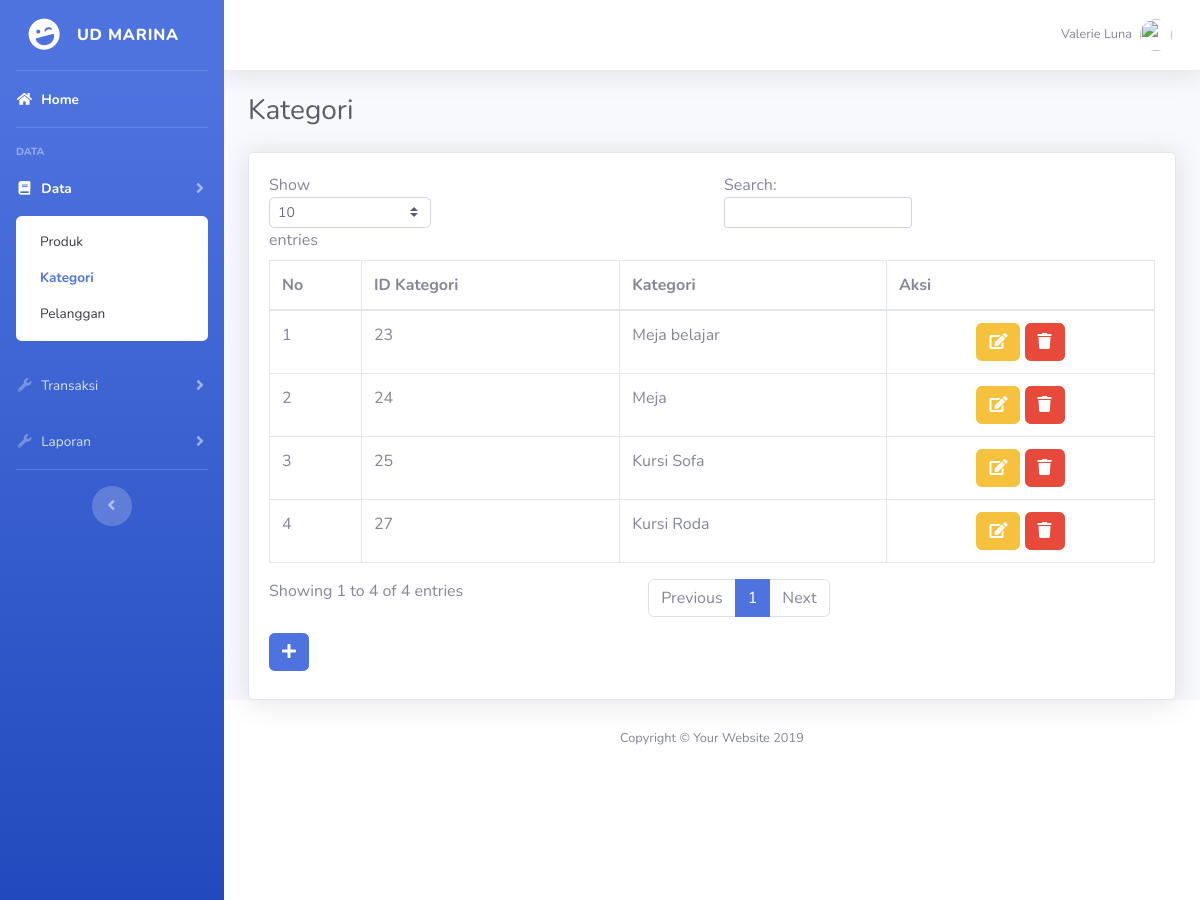
/admin/index.php?page=kategori, run on an earlier commit of the app's database.
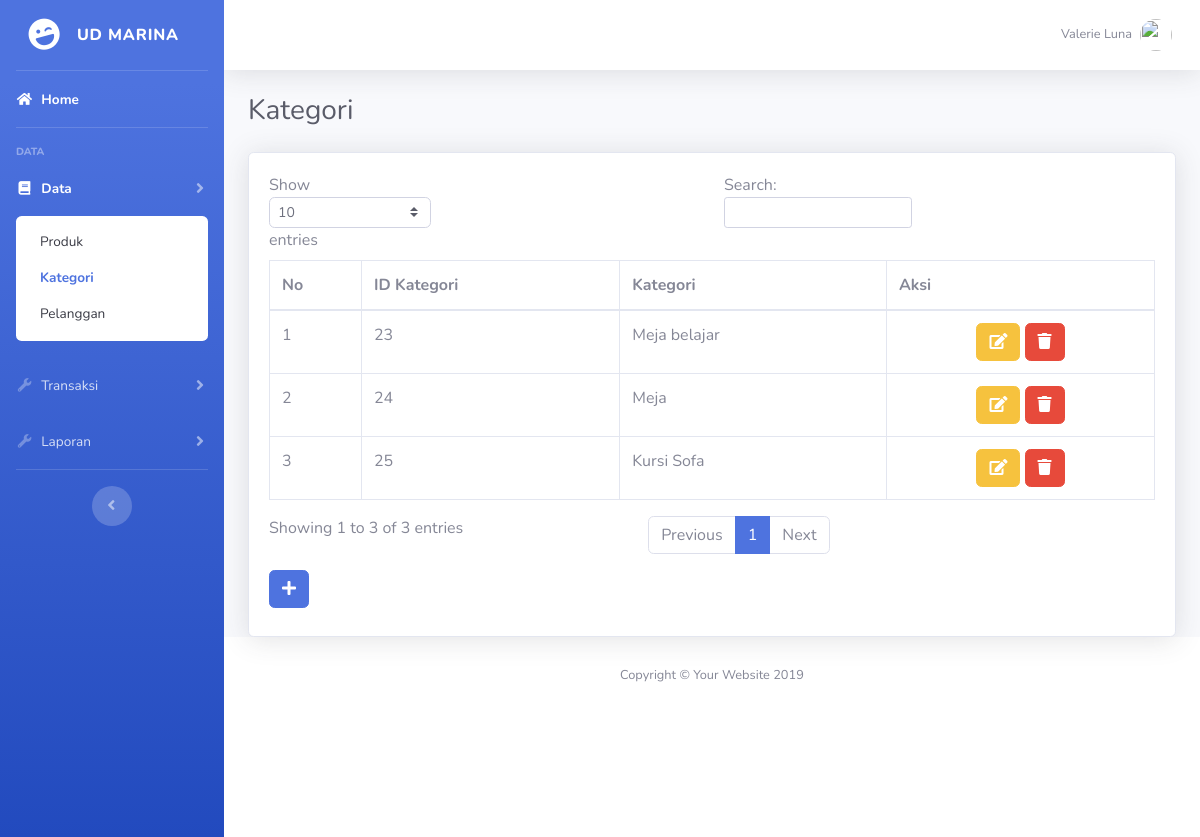
And on a later commit of the database.
### tables this page shows
CREATE TABLE IF NOT EXISTS `tbkategori` (
  `id` int(10) NOT NULL,
  `kategori` varchar(200) NOT NULL
);

### admin/page/kategori/kategori.php (the view, shortened to what this page needs)
<div class="row">
	<?php
	if($_GET['act']=='add' || $_GET['act']=='edit'){
		include "page/kategori/add_kategori.php";
	} else if($_GET['act']=='delete'){
		$id = $_GET['kat'];
		mysql_query("DELETE FROM tbkategori WHERE id='$id'");
		header("location:?page=kategori");
	} else {
	?>
	<div class="col-md-12">
		<div class="card shadow">
			<div class="card-body">
				<div class="table-responsive">
					<table class="table table-bordered" id="dataTable">
						<thead>
							<tr>
								<th>No</th>
								<th>ID Kategori</th>
								<th>Kategori</th>
								<th>Aksi</th>
							</tr>
						</thead>
						<tbody>
							<?php
							$sql = mysql_query("SELECT * FROM tbkategori ORDER BY id ASC");
							$no = 1;
							while($d = mysql_fetch_array($sql)){?>
								<tr>
									<td><?= $no++;?></td>
									<td><?= $d['id'];?></td>
									<td><?= ucfirst($d['kategori']);?></td>
									<td class="text-center"><a href="?page=kategori&act=edit&kat=<?= $d['id'];?>" class="btn btn-warning"><i class="fa fa-edit"></i></a> <a href="?page=kategori&act=delete&kat=<?= $d['id'];?>" class="btn btn-danger" onclick="return confirm('Anda yakin ingin menghapus kategori ini?')"><i class="fa fa-trash"></i></a></td>
								</tr>
							<?php } ?>
						</tbody>
					</table>
					<a href="?page=kategori&act=add" class="btn btn-primary mb-2"><i class="fa fa-plus"></i></a>
				</div>
			</div>
		</div>
	</div>
<?php } ?>
</div>

What changed in the data, as far as the page shows it:
removed tbkategori: id "27", kategori "Kursi Roda"
Also different on the page:
text written by a page script: "Show entries Search: Showing 1 to 4 of 4 entries Previous 1 Next" → "Show entries Search: Showing 1 to 3 of 3 entries Previous 1 Next"
